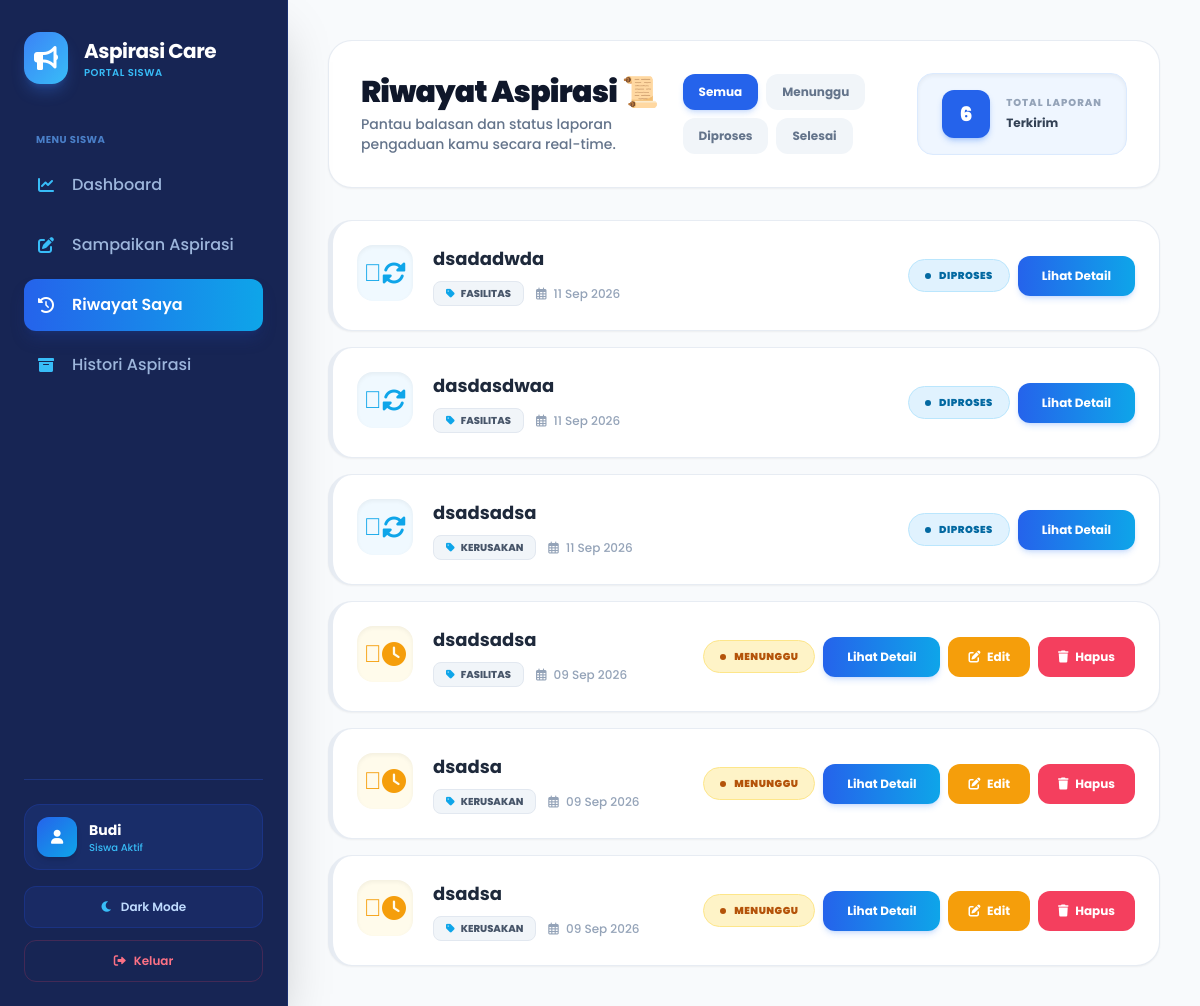
Screenshot of /app/views/siswa/riwayat.php (signed in) with the database file from the repository.
### tables this page shows
CREATE TABLE `aspirasi` (
  `id_aspirasi` int NOT NULL,
  `id_input` int DEFAULT NULL,
  `id_kategori` int DEFAULT NULL,
  `judul` varchar(50) DEFAULT NULL,
  `isi_aspirasi` text,
  `foto` varchar(255) DEFAULT NULL,
  `status` varchar(20) DEFAULT NULL,
  `feedback` text,
  `rating` decimal(2,1) DEFAULT NULL,
  `id_admin` int DEFAULT NULL,
  `id_siswa` int NOT NULL,
  `tanggal_input` date NOT NULL
);

CREATE TABLE `kategori` (
  `id_kategori` int NOT NULL,
  `nama_kategori` enum('kerusakan','fasilitas','kebersihan','lainnya') DEFAULT NULL
);

### app/views/siswa/riwayat.php (the view, shortened to what the rows shown need)
<?php
require_once "../../models/m_aspirasi.php";
$model = new M_Aspirasi();
$id_siswa = $_SESSION['siswa']['id_siswa'] ?? 0;
$per_halaman = 15;
$filter = $_GET['filter'] ?? '';
$halaman = isset($_GET['halaman']) ? (int) $_GET['halaman'] : 1;
$total_laporan = $model->hitungTotalSiswa(
    $id_siswa,
    $filter
);
$offset = ($halaman - 1) * $per_halaman;
$aspirasi_list = $model->tampilSiswa(
    $id_siswa,
    $per_halaman,
    $offset,
    $filter
);
?>
<!DOCTYPE html>
<html lang="id" class="light">
<head>
    <script src="https://cdn.tailwindcss.com"></script>
    <link
        href="https://cdnjs.cloudflare.com/ajax/libs/font-awesome/6.0.0/css/all.min.css"
        rel="stylesheet">
</head>
<body
    class="bg-slate-50 dark:bg-slate-950 text-slate-900 dark:text-slate-100 font-sans antialiased selection:bg-blue-200 selection:text-blue-900 transition-colors duration-300">
    <div class="min-h-screen flex">
        <aside
            id="sidebar"
            class="fixed inset-y-0 left-0 w-72 bg-blue-950 dark:bg-slate-900 text-blue-100 dark:text-slate-200 p-6 shadow-2xl z-50 border-r border-blue-900/50 dark:border-slate-800 flex flex-col -translate-x-full md:translate-x-0 transition-transform duration-300">
            <div class="flex items-center gap-4 mb-12 mt-2">
                <div>
                    <h1 class="text-xl font-bold tracking-tight text-white">
                        Aspirasi Care
                    </h1>
                </div>
            </div>
        </aside>
        <main
            class="flex-1 md:ml-72 p-4 sm:p-6 md:p-10 transition-colors duration-300">
            <div class="max-w-5xl mx-auto">
                <div
                    class="mb-6 sm:mb-8 flex flex-col lg:flex-row lg:items-center justify-between gap-4 sm:gap-6 bg-white dark:bg-slate-900 p-5 sm:p-6 md:p-8 rounded-2xl sm:rounded-3xl border border-slate-200/80 dark:border-slate-800 shadow-sm">
                    <div>
                        <h2
                            class="text-2xl sm:text-3xl font-black text-slate-900 dark:text-white tracking-tight">
                            Riwayat Aspirasi 📜
                        </h2>
                    </div>
                </div>
                <div class="grid gap-4">
                    <?php if ($total_laporan > 0): ?>
                        <?php while ($row = $aspirasi_list->fetch_assoc()):
                            $status = $row['status'];
                            $feedback = !empty($row['feedback'])
                                ? $row['feedback']
                                : 'Belum ada tanggapan dari guru.';
                            $borderColor = "border-amber-400";
                            $iconClass = "fa-clock text-amber-500 bg-amber-50 dark:bg-amber-950/40";
                            $statusBadge = "bg-amber-100 text-amber-700 dark:bg-amber-950/60 dark:text-amber-400 border border-amber-200 dark:border-amber-800/50";
                            if ($status == 'Selesai') {
                                $borderColor = "border-emerald-400";
                                $iconClass = "fa-check-circle text-emerald-500 bg-emerald-50 dark:bg-emerald-950/40";
                                $statusBadge = "bg-emerald-100 text-emerald-700 dark:bg-emerald-950/60 dark:text-emerald-400 border border-emerald-200 dark:border-emerald-800/50";
                            } elseif ($status == 'Proses' || $status == 'Diproses') {
                                $borderColor = "border-sky-400";
                                $iconClass = "fa-sync-alt fa-spin text-sky-500 bg-sky-50 dark:bg-sky-950/40";
                                $statusBadge = "bg-sky-100 text-sky-700 dark:bg-sky-950/60 dark:text-sky-400 border border-sky-200 dark:border-sky-800/50";
                            }
                        ?>
                            <div
                                class="bg-white dark:bg-slate-900 rounded-2xl sm:rounded-3xl border-l-[5px] <?= $borderColor ?> border border-slate-200/80 dark:border-slate-800 shadow-sm hover:shadow-lg transition-all p-4 sm:p-6 group">
                                <div
                                    class="flex flex-col md:flex-row md:items-center justify-between gap-6">
                                    <div
                                        class="flex items-start gap-3 sm:gap-5 min-w-0">
                                        <div
                                            class="w-11 h-11 sm:w-14 sm:h-14 rounded-xl sm:rounded-2xl flex items-center justify-center text-2xl <?= $iconClass ?> shrink-0 shadow-inner transition-transform group-hover:scale-110">
                                            <i
                                                class="fas <?= explode(' ', $iconClass)[0] ?>"></i>
                                        </div>
                                        <div class="min-w-0">
                                            <h3
                                                class="font-bold text-slate-800 dark:text-white text-sm sm:text-base md:text-lg break-words group-hover:text-blue-600 dark:group-hover:text-sky-400 transition-colors">
                                                <?= htmlspecialchars($row['judul']) ?>
                                            </h3>
                                            <div
                                                class="flex flex-wrap items-center gap-3 mt-2">
                                                <span
                                                    class="text-[10px] font-extrabold uppercase px-3 py-1 rounded-lg bg-slate-100 dark:bg-slate-800 text-slate-600 dark:text-slate-300 border border-slate-200 dark:border-slate-700">
                                                    <i class="fas fa-tag mr-1 text-sky-500"></i>
                                                    <?= htmlspecialchars($row['nama_kategori'] ?? 'UMUM') ?>
                                                </span>
                                                <span
                                                    class="text-xs text-slate-400 dark:text-slate-500 font-medium">
                                                    <i class="far fa-calendar-alt mr-1"></i>
                                                    <?= date('d M Y', strtotime($row['tanggal_input'])) ?>
                                                </span>
                                            </div>
                                        </div>
                                    </div>
                                    <div
                                        class="flex flex-wrap gap-2 items-center justify-between md:justify-end border-t md:border-t-0 pt-4 md:pt-0 border-slate-100 dark:border-slate-800">
                                        <span
                                            class="hidden md:inline-flex items-center px-4 py-2 rounded-full text-[10px] font-black tracking-wider uppercase <?= $statusBadge ?>">
                                            <span
                                                class="w-1.5 h-1.5 rounded-full bg-current mr-2 animate-pulse"></span>
                                            <?= strtoupper($status) ?>
                                        </span>
                                        <div
                                            class="flex flex-wrap gap-2 items-center w-full md:w-auto">
                                            <button
                                                type="button"
                                                onclick='openModal(
                                                    <?= json_encode($row["judul"]) ?>,
                                                    <?= json_encode($row["isi_aspirasi"]) ?>,
                                                    <?= json_encode($feedback) ?>,
                                                    <?= json_encode($status) ?>,
                                                    <?= json_encode($row["id_aspirasi"]) ?>,
                                                    <?= json_encode($row["rating"] ?? "") ?>,
                                                    <?= json_encode($row["foto"] ?? "") ?>
                                                )'
                                                class="shrink-0 flex-1 sm:flex-none bg-gradient-to-r from-blue-600 to-sky-500 hover:from-blue-700 hover:to-sky-600 text-white px-4 sm:px-6 py-3 rounded-xl text-[11px] sm:text-xs font-bold shadow-md shadow-blue-500/20 active:scale-95 transition-all">
                                                Lihat Detail
                                            </button>
                                            <?php if ($status == 'Menunggu'): ?>
                                                <button
                                                    type="button"
                                                    onclick='openEditModal(
                                                        <?= json_encode($row["id_aspirasi"]) ?>,
                                                        <?= json_encode($row["judul"]) ?>,
                                                        <?= json_encode($row["id_kategori"]) ?>,
                                                        <?= json_encode($row["isi_aspirasi"]) ?>,
                                                        <?= json_encode($row["foto"] ?? "") ?>
                                                    )'
                                                    class="shrink-0 flex-1 sm:flex-none px-4 sm:px-5 py-3 rounded-xl bg-amber-500 hover:bg-amber-600 text-white text-[11px] sm:text-xs font-bold transition-all">
                                                    <i class="fas fa-edit mr-1"></i>
                                                    Edit
                                                </button>
                                                <a
                                                    href="../../controllers/C_Aspirasi.php?aksi=hapus_aspirasi&id=<?= $row['id_aspirasi'] ?>"
                                                    onclick="return confirm('Yakin ingin menghapus laporan ini?')"
                                                    class="shrink-0 flex-1 sm:flex-none px-4 sm:px-5 py-3 rounded-xl bg-rose-500 hover:bg-rose-600 text-white text-[11px] sm:text-xs font-bold transition-all">
                                                    <i class="fas fa-trash mr-1"></i>
                                                    Hapus
                                                </a>
                                            <?php endif; ?>
                                        </div>
                                    </div>
                                </div>
                            </div>
                        <?php endwhile; ?>
                    <?php endif; ?>
                </div>
            </div>
        </main>
    </div>
</body>
</html>

### rows the page displays
aspirasi: judul "dsadadwda", id_kategori.nama_kategori "FASILITAS", tanggal_input "11 Sep 2026", status "DIPROSES"
aspirasi: judul "dasdasdwaa", id_kategori.nama_kategori "FASILITAS", tanggal_input "11 Sep 2026", status "DIPROSES"
aspirasi: judul "dsadsadsa", id_kategori.nama_kategori "KERUSAKAN", tanggal_input "11 Sep 2026", status "DIPROSES"
aspirasi: judul "dsadsadsa", id_kategori.nama_kategori "FASILITAS", tanggal_input "09 Sep 2026", status "MENUNGGU"
aspirasi: judul "dsadsa", id_kategori.nama_kategori "KERUSAKAN", tanggal_input "09 Sep 2026", status "MENUNGGU"
aspirasi: judul "dsadsa", id_kategori.nama_kategori "KERUSAKAN", tanggal_input "09 Sep 2026", status "MENUNGGU"

### other values shown
$nama_siswa "Budi"
$total_laporan "6"
